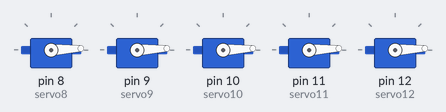
The sketch below on a simulated Arduino Uno, built with avr-gcc and run on an emulated ATmega328P. Shown: 5 × servo.

Above: at 0.05 s.
At 0.45 s:
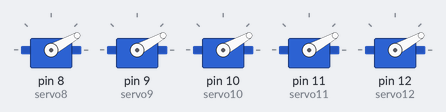
At 0.65 s:
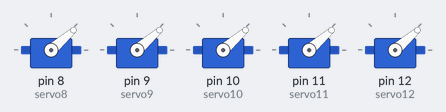
At 1.3 s:
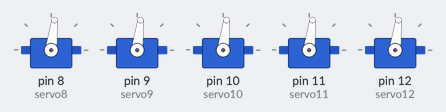
At 1.9 s:
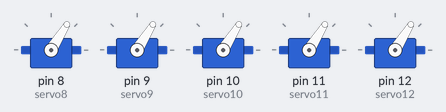
At 2.55 s:
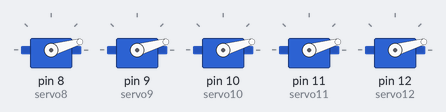
Timing chart, 0 to 6.4 s (numbered marks = the images above):
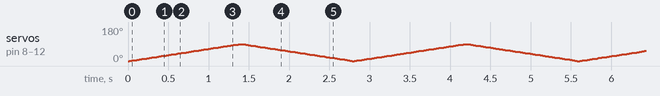

The sketch:

90degrees_servoMotors.ino
```cpp
#include <Servo.h>

Servo servo8, servo9, servo10, servo11, servo12; // create servo object to control a servo
int pos8 = 0, pos9 = 0, pos10 = 0, pos11 = 0, pos12 = 0;    // variables to store the servo position


void setup() {
  servo8.attach(8);    // attaches the first servo on pin 8 to the servo object
  servo9.attach(9);    // attaches the second servo on pin 9 to the servo object
  servo10.attach(10);  // attaches the third servo on pin 10 to the servo object
  servo11.attach(11);  // attaches the fourth servo on pin 11 to the servo object
  servo12.attach(12);  // attaches the fifth servo on pin 12 to the servo object
}

void loop() {
  for (pos8=0, pos9=0, pos10=0, pos11=0, pos12=0;
       pos8<=90, pos9<=90, pos10<=90, pos11<=90, pos12<=90;
       pos8+=1, pos9+=1, pos10+=1, pos11+=1, pos12+=1) {    // rotate the servo from 0 to 90 degrees
                                                            // in steps of 1 degree
    servo8.write(pos8);  // implement the new position on the servo
    servo9.write(pos9);
    servo10.write(pos10);
    servo11.write(pos11);
    servo12.write(pos12);
    delay(15);            // wait 15ms before steping another degree
  }


  for (pos8=90, pos9=90, pos10=90, pos11=90, pos12=90;
  pos8>=0, pos9>=0, pos10>=0, pos11>=0, pos12>=0;
  pos8-=1, pos9-=1, pos10-=1, pos11-=1, pos12-=1) {       // rotate the servo from 90 to 0 degrees
                                                          // in steps of 1 degree
    servo8.write(pos8);  // implement the new position on the servo
    servo9.write(pos9);
    servo10.write(pos10);
    servo11.write(pos11);
    servo12.write(pos12);
    delay(15);            // wait 15ms before steping another degree
  }
}
```
